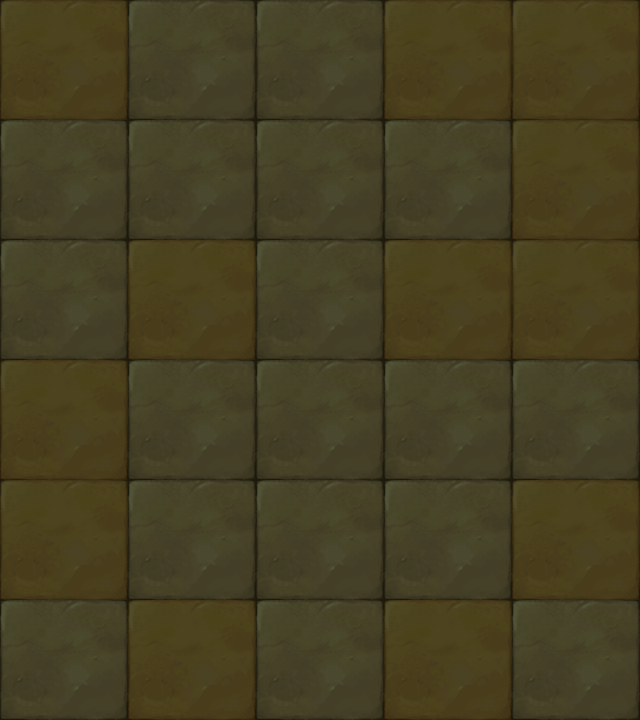

Rendered tile map (Tiled .tmx) drawn with the repository's tilesets; below, a short description and the map source with its tile grids summarised:
An orthogonal 5x6 tile map with 128x120 px tiles, 1 tile layer (块层 1).

<map version="1.0" orientation="orthogonal" width="5" height="6" tilewidth="128" tileheight="120">
 <tileset firstgid="1" name="map003" tilewidth="128" tileheight="120">
  <image source="map006.png" width="256" height="120" />
 </tileset>
 <layer name="块层 1" width="5" height="6">
  <data>[30 cells, 30 non-empty, 2 distinct tile ids]</data>
 </layer>
</map>
